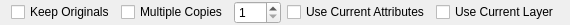
<?xml version="1.0" encoding="UTF-8"?>
<ui version="4.0">
 <class>LC_MoveOptions</class>
 <widget class="QWidget" name="LC_MoveOptions">
  <property name="geometry">
   <rect>
    <x>0</x>
    <y>0</y>
    <width>509</width>
    <height>23</height>
   </rect>
  </property>
  <property name="windowTitle">
   <string>Form</string>
  </property>
  <layout class="QGridLayout" name="gridLayout">
   <property name="topMargin">
    <number>1</number>
   </property>
   <property name="bottomMargin">
    <number>1</number>
   </property>
   <item row="0" column="0">
    <widget class="QCheckBox" name="cbKeepOriginals">
     <property name="text">
      <string>Keep Originals</string>
     </property>
    </widget>
   </item>
   <item row="0" column="4">
    <widget class="QCheckBox" name="cbCurrentLayer">
     <property name="text">
      <string>Use Current Layer</string>
     </property>
    </widget>
   </item>
   <item row="0" column="2">
    <widget class="QSpinBox" name="sbNumberOfCopies">
     <property name="minimum">
      <number>1</number>
     </property>
     <property name="maximum">
      <number>100</number>
     </property>
    </widget>
   </item>
   <item row="0" column="3">
    <widget class="QCheckBox" name="cbCurrentLayer_2">
     <property name="text">
      <string>Use Current Attributes</string>
     </property>
    </widget>
   </item>
   <item row="0" column="5">
    <spacer name="horizontalSpacer">
     <property name="orientation">
      <enum>Qt::Horizontal</enum>
     </property>
     <property name="sizeHint" stdset="0">
      <size>
       <width>0</width>
       <height>20</height>
      </size>
     </property>
    </spacer>
   </item>
   <item row="0" column="1">
    <widget class="QCheckBox" name="cbMultipleCopies">
     <property name="text">
      <string>Multiple Copies</string>
     </property>
    </widget>
   </item>
  </layout>
 </widget>
 <resources/>
 <connections/>
</ui>
